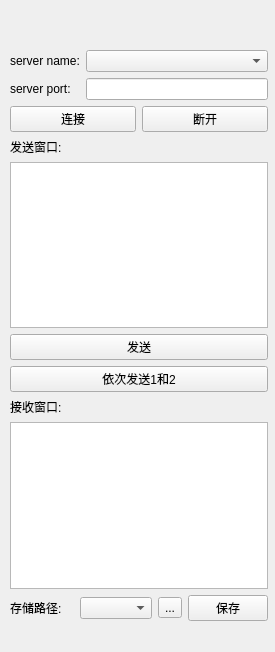
<?xml version="1.0" encoding="UTF-8"?>
<ui version="4.0">
 <class>Form_client</class>
 <widget class="QWidget" name="Form_client">
  <property name="geometry">
   <rect>
    <x>0</x>
    <y>0</y>
    <width>275</width>
    <height>652</height>
   </rect>
  </property>
  <property name="windowTitle">
   <string>Form</string>
  </property>
  <widget class="QWidget" name="layoutWidget">
   <property name="geometry">
    <rect>
     <x>10</x>
     <y>50</y>
     <width>258</width>
     <height>571</height>
    </rect>
   </property>
   <layout class="QVBoxLayout" name="verticalLayout">
    <item>
     <layout class="QGridLayout" name="gridLayout">
      <item row="1" column="0">
       <widget class="QLabel" name="label_2">
        <property name="text">
         <string>server port:</string>
        </property>
       </widget>
      </item>
      <item row="0" column="1">
       <widget class="QComboBox" name="hostCombo"/>
      </item>
      <item row="0" column="0">
       <widget class="QLabel" name="label">
        <property name="text">
         <string>server name:</string>
        </property>
       </widget>
      </item>
      <item row="1" column="1">
       <widget class="QLineEdit" name="portLineEdit"/>
      </item>
     </layout>
    </item>
    <item>
     <layout class="QHBoxLayout" name="horizontalLayout_2">
      <item>
       <widget class="QPushButton" name="pushButton_connect">
        <property name="text">
         <string>连接</string>
        </property>
       </widget>
      </item>
      <item>
       <widget class="QPushButton" name="pushButton_divide">
        <property name="text">
         <string>断开</string>
        </property>
       </widget>
      </item>
     </layout>
    </item>
    <item>
     <widget class="QLabel" name="label_4">
      <property name="text">
       <string>发送窗口:</string>
      </property>
     </widget>
    </item>
    <item>
     <widget class="QPlainTextEdit" name="plainTextEdit_send"/>
    </item>
    <item>
     <widget class="QPushButton" name="pushButton_2">
      <property name="text">
       <string>发送</string>
      </property>
     </widget>
    </item>
    <item>
     <widget class="QPushButton" name="pushButton_3">
      <property name="text">
       <string>依次发送1和2</string>
      </property>
     </widget>
    </item>
    <item>
     <widget class="QLabel" name="label_5">
      <property name="text">
       <string>接收窗口:</string>
      </property>
     </widget>
    </item>
    <item>
     <widget class="QPlainTextEdit" name="plainTextEdit_get"/>
    </item>
    <item>
     <layout class="QHBoxLayout" name="horizontalLayout">
      <item>
       <widget class="QLabel" name="label_3">
        <property name="text">
         <string>存储路径:</string>
        </property>
       </widget>
      </item>
      <item>
       <widget class="QComboBox" name="comboBox_2"/>
      </item>
      <item>
       <widget class="QToolButton" name="toolButton">
        <property name="text">
         <string>...</string>
        </property>
       </widget>
      </item>
      <item>
       <widget class="QPushButton" name="pushButton">
        <property name="text">
         <string>保存</string>
        </property>
       </widget>
      </item>
     </layout>
    </item>
   </layout>
  </widget>
 </widget>
 <resources/>
 <connections/>
</ui>
